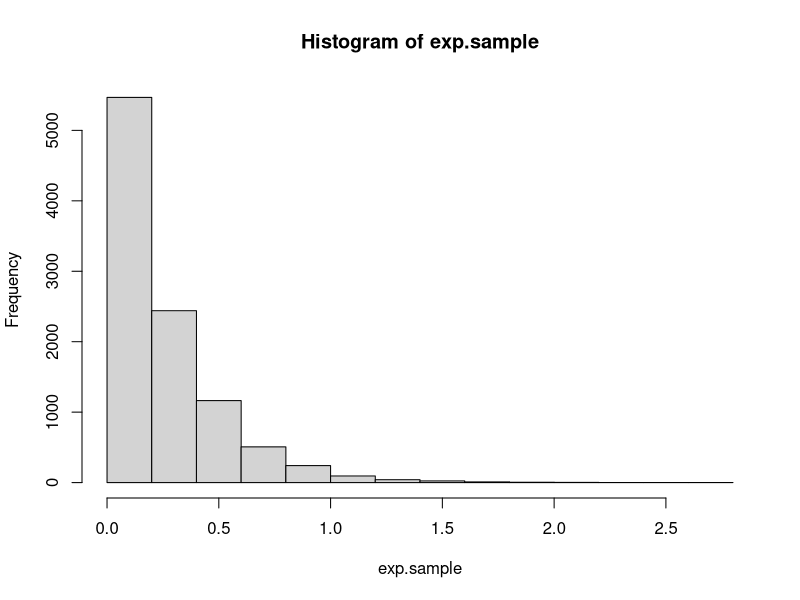
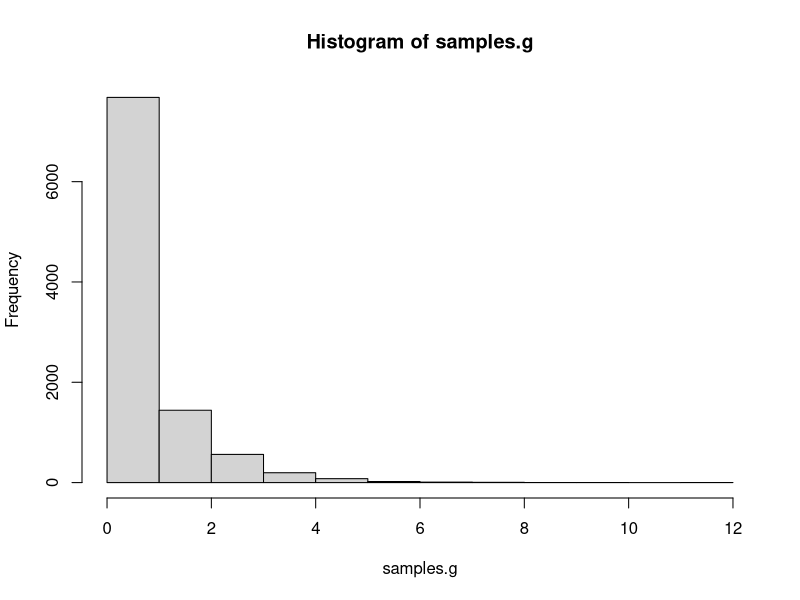
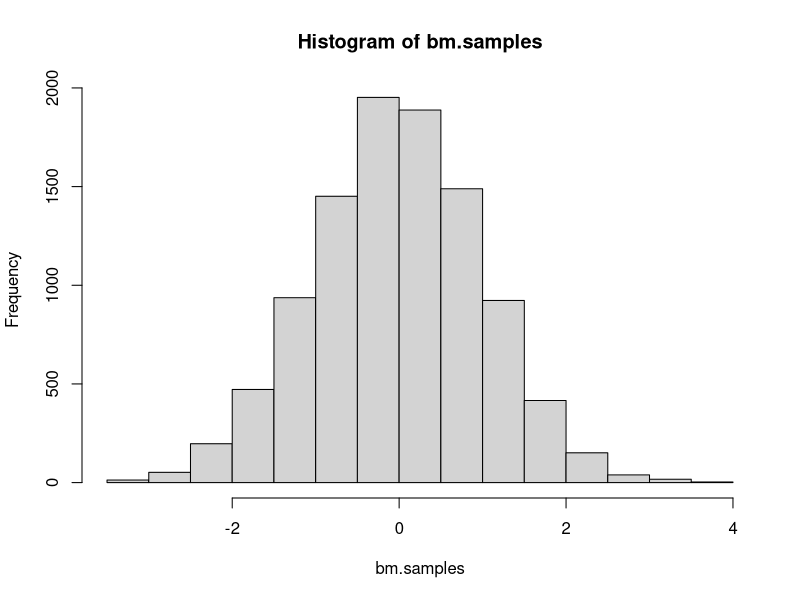
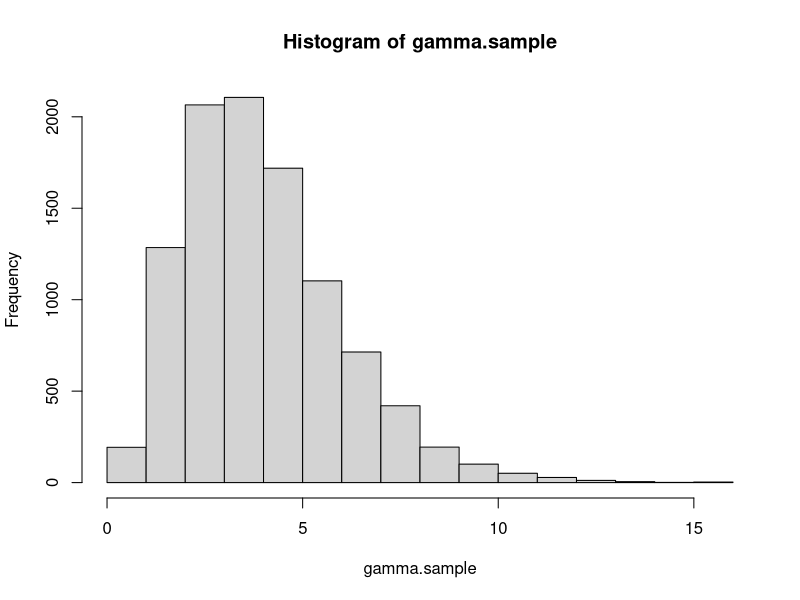
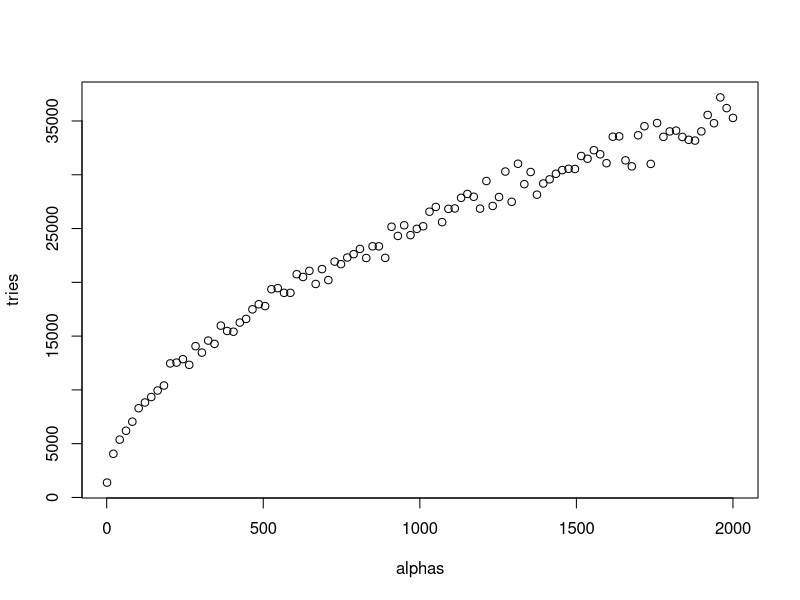
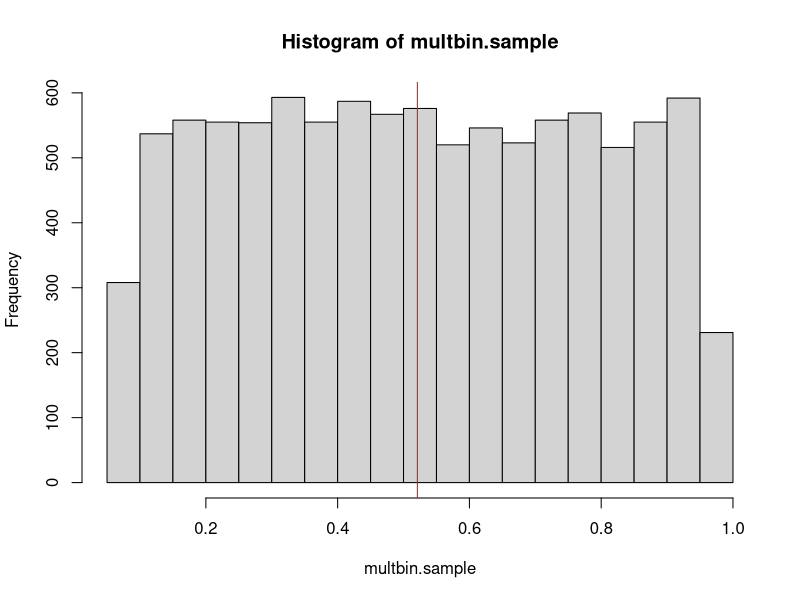
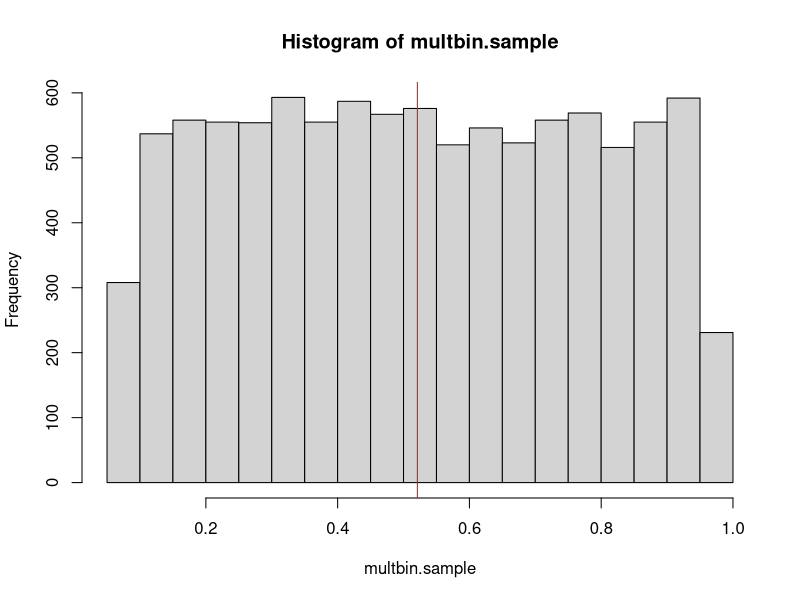

Reproduce these figures in R, in order. (Note: this script raises an error after producing the figures.)
## ---- chunk 1
knitr::opts_chunk$set(echo = TRUE)
## ---- chunk 2
# Function to sample n times from exponential distribution
samples_exp = function(rate, n){
  u = runif(n)          # Sample from unif(0,1) distribution
  x = - log(u) / rate   # Compute values using inverse cdf
  return(x)             # Vector of n samples
}

# Function to print mean and variance
print.mean.var = function(n, m.emp, m.th, v.emp, v.th) {
  cat('Number of samples:', n)
  cat('\n\nEmpirical mean:', m.emp)
  cat('\nTheoretical mean:', m.th)
  cat('\n\nEmpirical variance:', v.emp)
  cat('\nTheoretical variance:', v.th)
}

# Check function
rate = 4                                        # Set rate parameter
n = 10000                                       # Number of samples
exp.sample = samples_exp(rate, n)               # Sample
hist(exp.sample)                                # Histogram of sample

mean.emp.exp = mean(exp.sample)                 # Empirical mean
mean.th.exp = 1 / rate                          # Theoretical mean

var.emp.exp = var(exp.sample)                   # Empirical variance
var.th.exp = 1 / rate^2                         # Theoretical variance

print.mean.var(n, mean.emp.exp, mean.th.exp, var.emp.exp, var.th.exp)  # Print values
## ---- chunk 3
# Function to sample from g using inverse cdf
samples_g = function(alpha, n) {
  c = alpha * exp(1) / (alpha + exp(1))   # Normalizing constant
  u = runif(n)                            # Sample from unif(0,1) distribution
  vec = rep(0, n)                         # Vector to store the generated samples
  for(i in 1:length(u)){
    if(u[i]<= c/alpha) {vec[i] = (alpha * u[i] / c)^(1 / alpha)}  # Use case 1 in inverse cdf to generate sample
    else {vec[i] = -log(1/alpha + exp(-1) - u[i]/c)}              # Use case 2 in inverse cdf to generate sample
  }
  return(vec)
}

# Check function
alpha = 0.8                               # Set parameter
c = alpha * exp(1) / (alpha + exp(1))     # Normalizing constant
n = 10000                                 # Number of samples
samples.g = samples_g(alpha, n)           # Sampling from g
hist(samples.g)                           # Histogram of samples

mean.emp.g = mean(samples.g)                      # Empirical mean
mean.theo.g = c * (1/(alpha+1) + 2*exp(-1))       # Theoretical mean

var.emp.g = var(samples.g)                                  # Empirical variance
var.theo.g = c * (1/(alpha+2) + 5*exp(-1)) - mean.theo.g^2  # Theoretical variance

print.mean.var(n, mean.emp.g, mean.theo.g, var.emp.g, var.theo.g)   # Print values
## ---- chunk 4
# Function to generate n samples from N(0,1) using Box Muller
boxmuller = function(n) {
  # Sample from unif(0,1)
  u1 = runif(n)
  u2 = runif(n)
  # Polar coordinates
  r = sqrt(-2*log(u1))
  theta = 2*pi*u2
  #Cartesian coordinate(s)
  x = r*cos(theta)          # Vector of n independent samples
  #y = r*sin(theta)
  return(x)
}

# Check function
n = 10000                       # Number of samples
bm.samples = boxmuller(n)       # Sampling from N(0,1)
hist(bm.samples)                # Histogram of samples

mean_bm = mean(bm.samples)      # Empirical mean
var_bm = var(bm.samples)        # Empirical variance

print.mean.var(n, mean_bm, 0, var_bm, 1)  # Print values
## ---- chunk 5
# Function to generate a realization from d-variate normal distribution
mult_normal = function(d, mu, sigma) {
  # mu is vector of means, must have length d
  # sigma is covariance matrix, must have dimension dxd
  x = boxmuller(d)    # d N(0,1) distributed variables
  A = t(chol(sigma))  # Cholesky decomposition of covariance matrix (lower triangular)
  y = mu + A %*% x    # d-variate N(mu, sigma)
  return(y)
}


# Check function

# vector of means and covariance matrix
mu = c(1,2)         
sigma = cbind(c(1,0.5),c(0.5,1))

# Estimate mean and empirical variance
n = 10000                     # Number of realizations
mu_est = rep(0,length(mu))    
multnor.sample = matrix(NA, n, length(mu))
for(i in 1:n) {
  multnor = mult_normal(length(mu),mu,sigma)
  mu_est = mu_est + multnor
  multnor.sample[i,] = multnor
  }
mu_est = mu_est / n               # Estimated mean vector

sigma_est = var(multnor.sample)   # Estimated covariance matrix

# Printing
cat('True mean:', mu)
cat('\nEstimated mean:', mu_est)
cat('\n\nTrue covariance matrix:\n')
sigma
cat('\nEstimated covariance matrix:\n')
sigma_est
## ---- chunk 6
# Function to calculate the acceptance probability
accprob = function(x, alpha) {
  if(x<1) {return(exp(-x))}
  else if(x>=1) {return(x^(alpha-1))}
}

# Function to generate n samples from f
gamma_rejsamp = function(n, alpha) {
  vec = rep(0, n)             # Vector for storing the accepted samples
  i = 1
  while(i<=n) {
    x = samples_g(alpha, 1)   # Sample from proposal density
    u = runif(1)              # Sample from unif(0,1)
    a = accprob(x, alpha)     # Calculate acceptance probability
    if(u<=a) {                # Accept x as a sample
      vec[i] = x              # Store x
      i = i + 1
      }
  }
  return(vec)
}

# Check function
alpha = 0.5     # Set parameter
n = 10000       # Number of samples
gamma.sample = gamma_rejsamp(n, alpha)    # Generate samples

mean.emp = mean(gamma.sample)   # Empirical mean
mean.theo = alpha               # Theoretical mean

var.emp = var(gamma.sample)     # Empirical variance
var.theo = alpha                # Theoretical variance

print.mean.var(n, mean.emp, mean.theo, var.emp, var.theo)   # Printing values
## ---- chunk 7
# Function to generate n samples from ln(unif(0,ab))
inv.cdf.sampling = function(n, ln.ab) {
  u = runif(n)    # Sample from unif(0,1)
  x = ln.ab + log(u)   # Using inverse cdf
  return(x)
}

# Function to generate n samples from f
# alpha > 1
samples.f = function(n, alpha) {
  vec = rep(0,n)                        # Vector for storing the samples
  i = 1                                 # Count index in vec
  #a = ((alpha-1)/exp(1))^((alpha-1)/2)  # Value of a
  #b = ((alpha+1)/exp(1))^((alpha+1)/2)  # Value of b_+
  lna = (alpha-1) / 2 * (log(alpha-1) -1) # Value of ln(a)
  lnb = (alpha+1) / 2 * (log(alpha+1) -1) # Value of ln(b_+)
  tries = 0                             # Count number of tries to generate n realizations
  while(i<=n) {
    z1 = inv.cdf.sampling(1,lna)          # Sample from ln(unif(0,a))
    z2 = inv.cdf.sampling(1,lnb)          # Sample from ln(unif(b_-,b_+))
    diff = z2 - z1
    limit = ((alpha-1)*diff - exp(diff)) / 2  # Calculate upper limit for z1 in C_f
    if(z1 <= limit) {                   # Accept the sample
      vec[i] = exp(diff)                # Store ratio of uniforms
      i = i + 1
    }
    tries = tries + 1
  }
  return(c(tries,vec))                  # Return number of tries and vector of samples
}

# Check function
alpha = 4       # Set parameter
n = 10000       # Number of samples
gamma.sample = samples.f(n,alpha)[-1]   # Generate samples
hist(gamma.sample)                      # Histogram of samples

mean.emp = mean(gamma.sample)           # Empirical mean
mean.theo = alpha                       # Theoretical mean

var.emp = var(gamma.sample)             # Empirical variance
var.theo = alpha                        # Theoretical variance

print.mean.var(n, mean.emp, mean.theo, var.emp, var.theo) # Printing values

# Number of tries for different alphas
#alphas = seq(1.1,2000,length.out = 20)
n = 1000                                # Number of samples to generate
alphas = seq(1.1,2000,length.out = 100)   # Values for alpha  
tries = rep(0,length(alphas))           # Vector to store number of tries to generate n samples for different alphas
for(i in 1:length(alphas)) {
  s = samples.f(1000,alphas[i])
  tries[i] = s[1]
}
plot(alphas,tries)                      # Plot of alpha vs number of tries
## ---- chunk 8
# Function to generate n samples from gamma distribution
gamma = function(n, alpha, beta) {
  if(alpha<1) {return(gamma_rejsamp(n,alpha) / beta)}       # alpha<1, beta is an inverse scale parameter
  else if(alpha>1) {return(samples.f(n,alpha)[-1] / beta)}  # alpha>1, beta is an inverse scale parameter
  else {return(samples_exp(beta,n))}                        # alpha=1, exponential distribution with rate beta
}

# Test function

# Function to generate samples and print values
test.gam = function(n, alpha, beta) {
  gam.samp = gamma(n, alpha, beta)
  mean.emp = mean(gam.samp)
  mean.theo = alpha / beta
  var.emp = var(gam.samp)
  var.theo = alpha / beta^2
  cat('alpha=',alpha,'\nbeta=',beta,'\n')
  print.mean.var(n, mean.emp, mean.theo, var.emp, var.theo)
  cat('\n\n\n')
}

# Set parameters
n = 10000
alpha = c(0.5, 1, 10)
beta = 2

test.gam(n, alpha[1], beta)
test.gam(n, alpha[2], beta)
test.gam(n, alpha[3], beta)

## ---- chunk 9
#Function for generating one Diriclet distributed variable with parameter alpha:
dirichlet <- function(alphas){
  zs = rep(0,length(alphas))
  for (k in 1:length(alphas)){
    zs[k] <- gamma(1,alphas[k],1)
  }
  return(zs/sum(zs))
}

#Testing
K = 3
alphas <- runif(K,0.1,5.0)
mean.theo <- alphas/sum(alphas)
dirichlet.samples <- rep(0,K)
for (i in 1:30){dirichlet.samples = dirichlet.samples + dirichlet(alphas)}
dirichlet.samples = dirichlet.samples/30
mean.theo
dirichlet.samples

## ---- chunk 10
ln.accprob = function(x) {
  lnc = (15 + sqrt(53809)) / 394
  return(125*log(2+x) + 38*log(1-x) + 34*log(x) - lnc)
}

multbinom = function(n) {
  vec = rep(0,n)
  i = 1
  while(i<=n) {
    theta = runif(1)
    lnu = log(runif(1))
    lna = ln.accprob(theta)
    if(lnu<=lna) {
      vec[i] = theta
      i = i + 1
      }
  }
  return(vec)
}

# Test 
multbin.sample = multbinom(10000)
multbin.mean.MC <- mean(multbin.sample)

hist(multbin.sample)
abline(v = multbin.mean.MC, col="red")

mean(multbin.sample)
var(multbin.sample)
# evt regne ut teoretiske verdier? 
## ---- chunk 11
#Function for integrand to get prior of y
multbin.prior <- function(x){
  return((2+x)^125*(1-x)^38*x^34)
}

#function for integrand to get expectation of theta
multbin.integrand <- function(x){
  c <- integrate(multbin.prior,0,1)                 #gives f(y)
  return((1/(c$value))*x*(2+x)^125*(1-x)^38*x^34)   #gives theta*f(theta|y)
}

multbin.mean.exact <- integrate(multbin.integrand,0,1)  #numerical integral, theta from 0 to 1
multbin.mean.exact

#Histogram of sampled values of theta
hist(multbin.sample)
abline(v = multbin.mean.MC, col="red")        #Monte Carlo integration mean
abline(v = multbin.mean.exact, col="blue")    #Expectation from numerical integration 
